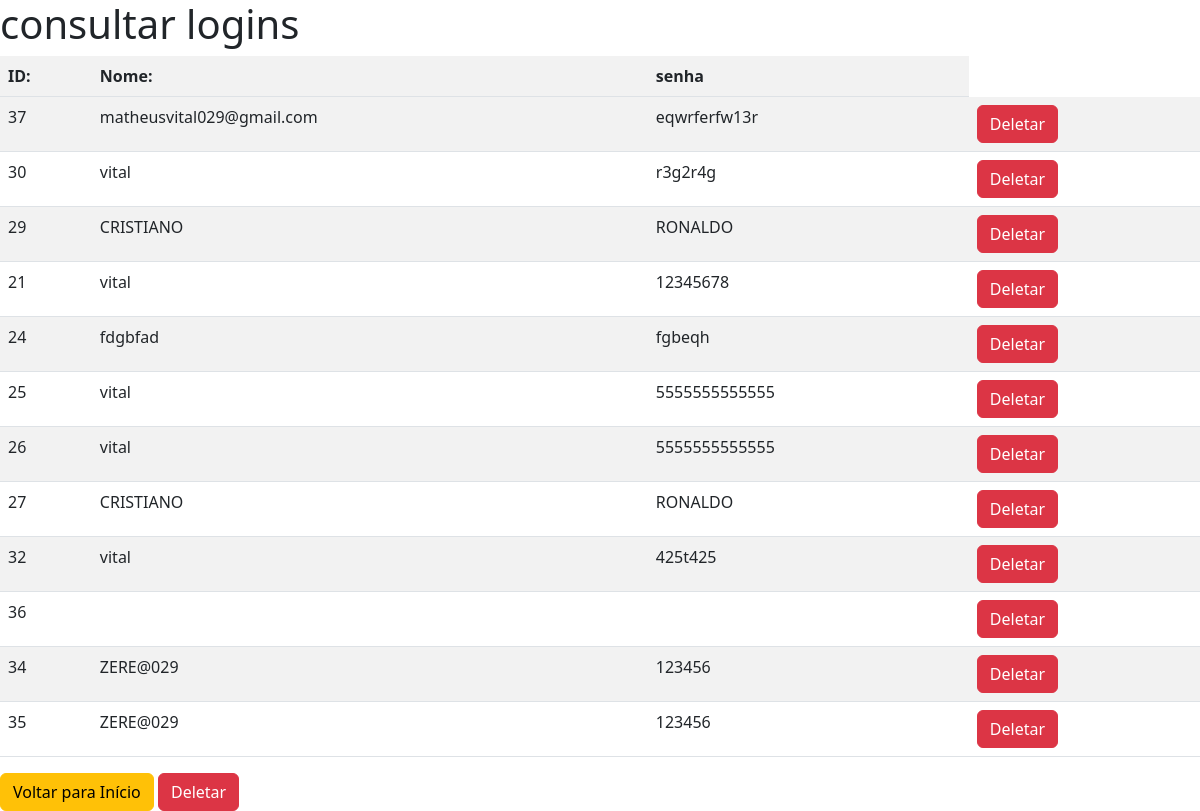
/consultar.php, run on the app's committed database.
### tables this page shows
CREATE TABLE IF NOT EXISTS `tabela_login` (
  `id_login` int NOT NULL AUTO_INCREMENT,
  `email` varchar(300) NOT NULL,
  `senha` varchar(300) NOT NULL,
  PRIMARY KEY (`id_login`)
);

### consultar.php (the view, shortened to what this page needs)
<?php
include("conexao.php");
?>
<?php
  $consultar_banco = "SELECT * FROM tabela_login";
  $retorno_consulta = $mysqli->query($consultar_banco) or die($mysqli->error);
?>
<!DOCTYPE html>
<html lang="pt-br">
<head>
    <link href="https://cdn.jsdelivr.net/npm/bootstrap@5.3.0-alpha3/dist/css/bootstrap.min.css" rel="stylesheet">
</head>
<body>
    <h1>consultar logins</h1>
    <table class="table table-striped">
        <tr>
            <th>ID:</th>
            <th>Nome:</th>
            <th>senha</th>
        </tr>
        <tr>
            <?php
            while ($logins = $retorno_consulta->fetch_assoc()) {
            ?>
        <tr>
            <td><?php echo $logins['id_login']; ?></td>
            <td><?php echo $logins['email']; ?></td>
            <td><?php echo $logins['senha']; ?></td>
            <td><a class="btn btn-danger" href="deletar.php?tabela_login=<?php echo $logins['id_login']; ?>">Deletar</a></td>
        </tr>
    <?php
            }
    ?>
    </tr>
    </table>
    <a class="btn btn-warning" href="index.html">Voltar para Início</a>
    <a class="btn btn-danger" href="deletar.php">Deletar</a>
</body>
</html>

### data on the page
tabela_login: id_login "37", email "matheusvital029@gmail.com", senha "eqwrferfw13r"
tabela_login: id_login "30", email "vital", senha "r3g2r4g"
tabela_login: id_login "29", email "CRISTIANO", senha "RONALDO"
tabela_login: id_login "21", email "vital", senha "12345678"
tabela_login: id_login "24", email "fdgbfad", senha "fgbeqh"
tabela_login: id_login "25", email "vital", senha "5555555555555"
tabela_login: id_login "26", email "vital", senha "5555555555555"
tabela_login: id_login "27", email "CRISTIANO", senha "RONALDO"
tabela_login: id_login "32", email "vital", senha "425t425"
tabela_login: id_login "36"
tabela_login: id_login "34", email "ZERE@029", senha "123456"
tabela_login: id_login "35", email "ZERE@029", senha "123456"
